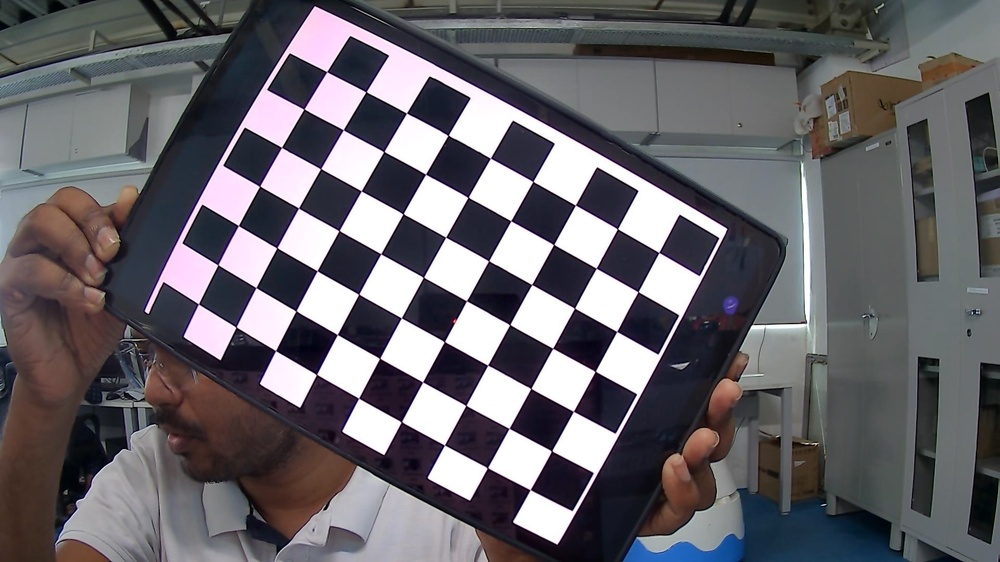
#> input picture image_checker_webcam/WIN_20230428_08_34_01_Pro.jpg, 1000 x 562 px, shrunk from 1920 x 1080 before the run, found by its file name
$ python intrensic_vector.py
#> lines starting #> are read from the running program, lines starting #| are printed output that depends on the picture
import cv2
import numpy as np

def calibrate_camera(image_paths, pattern_size, square_size):
    # Prepare object points, like (0,0,0), (1,0,0), (2,0,0) ..., (7,5,0)
#> called with pattern_size = (9, 6), square_size = 25
    object_points = np.zeros((pattern_size[0] * pattern_size[1], 3), np.float32)
    object_points[:, :2] = np.mgrid[0:pattern_size[0], 0:pattern_size[1]].T.reshape(-1, 2)

    # Arrays to store object points and image points from all images
    object_points_list = []  # 3D points in real world space
    image_points_list = []  # 2D points in image plane

    # Iterate through all calibration images
    for image_path in image_paths:
        # Load the image
        image = cv2.imread(image_path)
#> image is the input picture: shape (562, 1000, 3); mean B, G, R 105.6, 100.2, 102.8
        gray = cv2.cvtColor(image, cv2.COLOR_BGR2GRAY)
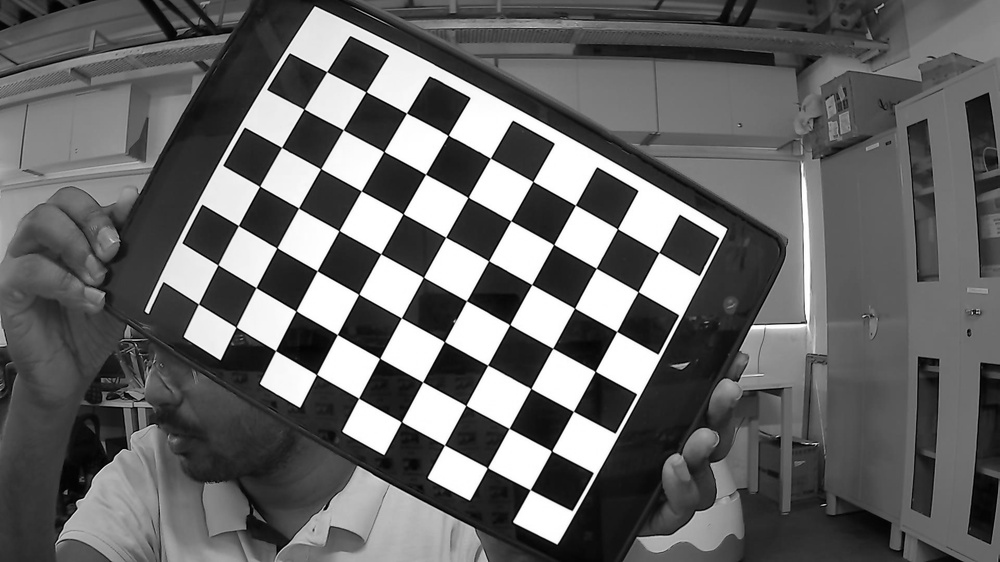
#> gray: shape (562, 1000); min 0, max 255, mean 101.6

        # Find the chessboard corners
        ret, corners = cv2.findChessboardCorners(gray, pattern_size, None)
#> ret = True; corners = 54 rows, first 8: [551.6, 451], [509.2, 428.3], [465.8, 405.4], [422.6, 382], [379.7, 358.3], [337.3, 334.6], [296, 310.8], [255.9, 287.6]

        # If corners are found, add object points and image points
        if ret:
            object_points_list.append(object_points)
            image_points_list.append(corners)
#> pass 2 of the loop in calibrate_camera, `for image_path in image_paths:`:
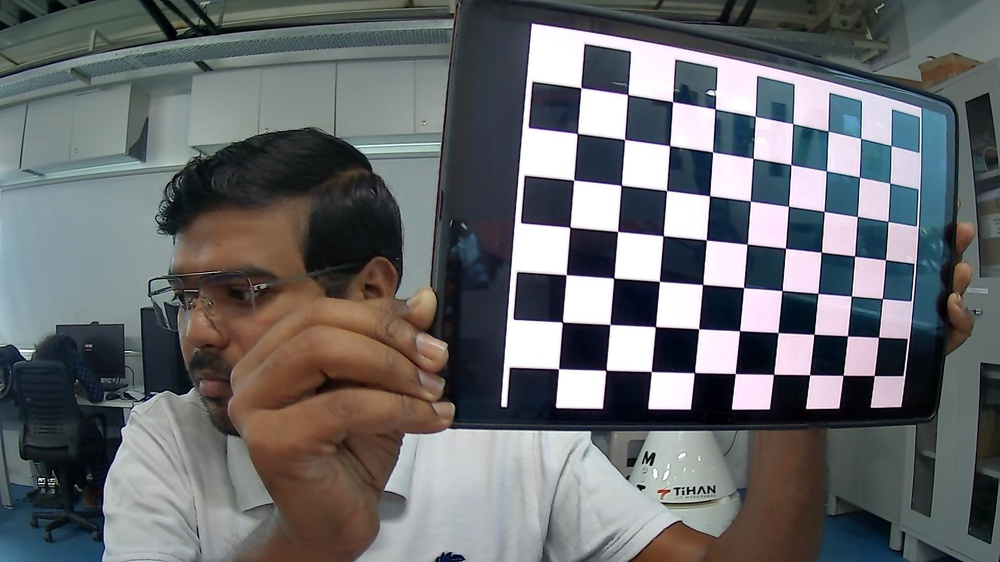
#> input picture image_checker_webcam/WIN_20230428_08_34_48_Pro.jpg, 1000 x 562 px, shrunk from 1920 x 1080 before the run, found by its file name
#> in calibrate_camera, image is the input picture: shape (562, 1000, 3); mean B, G, R 109.3, 107, 104.7
#> in calibrate_camera, `gray = cv2.cvtColor(image, cv2.COLOR_BGR2GRAY)`:
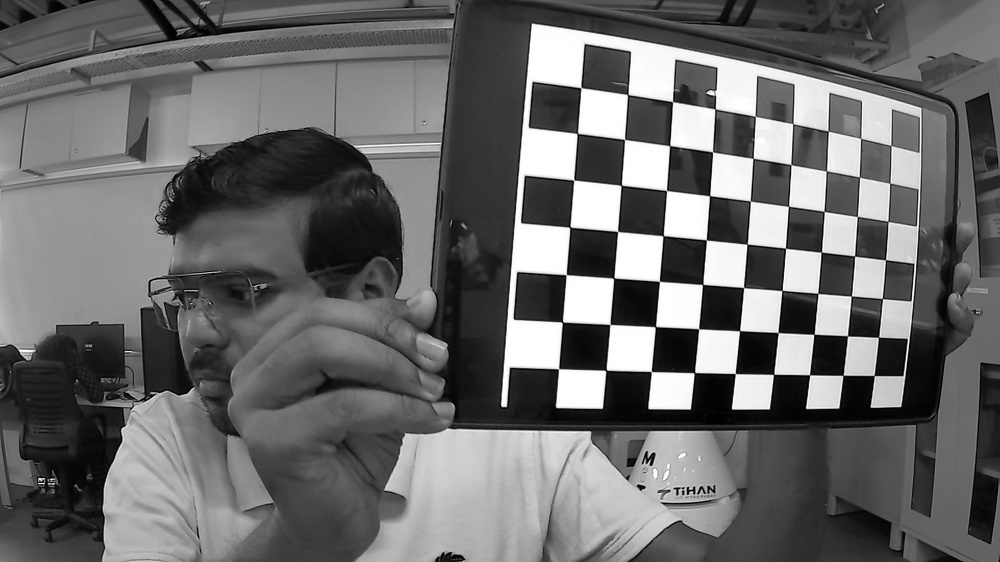
#> gray: shape (562, 1000); min 0, max 255, mean 106.6
#> corners = 54 rows, first 8: [878.4, 337.2], [847.5, 335.8], [813.9, 334.3], [778.1, 332.6], [739.6, 330.8], [698.7, 328.9], [655.4, 326.6], [610.1, 324.5]
#> pass 3 of the loop in calibrate_camera, `for image_path in image_paths:`:
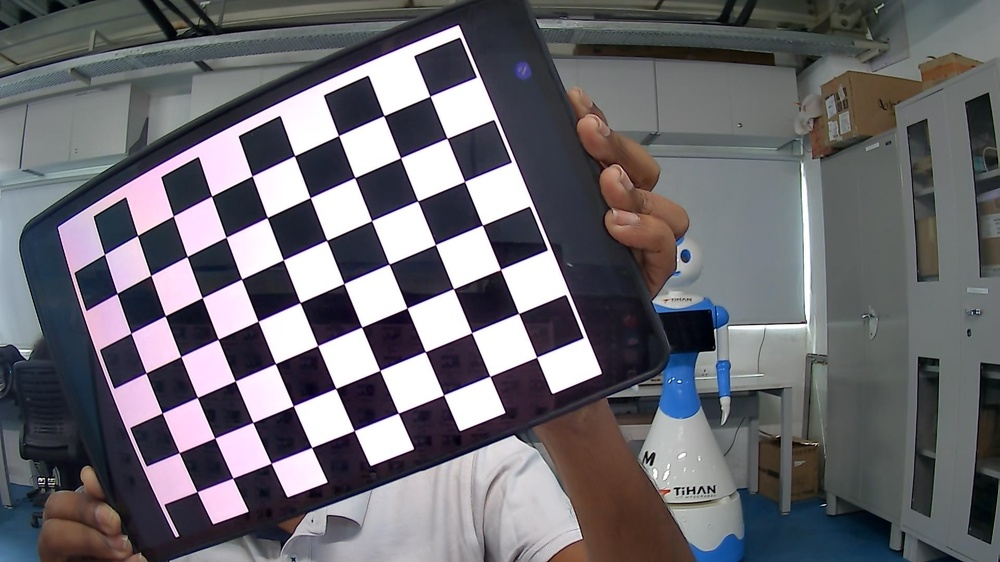
#> input picture image_checker_webcam/WIN_20230428_08_34_19_Pro.jpg, 1000 x 562 px, shrunk from 1920 x 1080 before the run, found by its file name
#> in calibrate_camera, image is the input picture: shape (562, 1000, 3); mean B, G, R 111.1, 105.1, 106.5
#> in calibrate_camera, `gray = cv2.cvtColor(image, cv2.COLOR_BGR2GRAY)`:
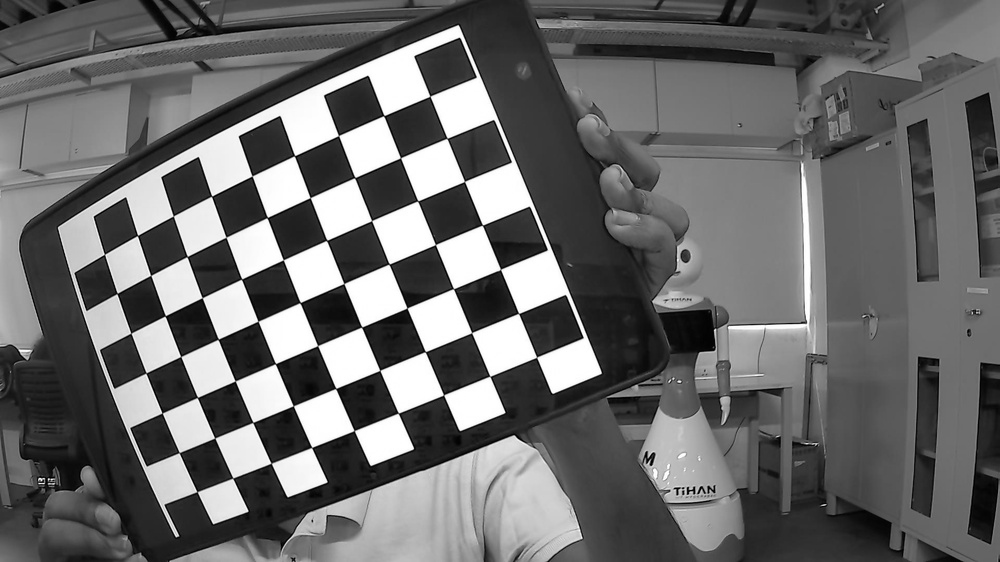
#> gray: shape (562, 1000); min 0, max 255, mean 106.2
#> corners = 54 rows, first 8: [518.6, 313.4], [471.6, 332.6], [425.3, 351.6], [379.8, 370.4], [335.7, 388.5], [293.3, 405.8], [252.8, 422.4], [214.8, 438.1]

    # Perform camera calibration
    ret, camera_matrix, distortion_coeffs, rotation_vectors, translation_vectors = cv2.calibrateCamera(
        object_points_list, image_points_list, gray.shape[::-1], None, None
    )
#> ret = 1.09; camera_matrix = [[2758, 0, 582.3], [0, 2656.5, 314.1], [0, 0, 1]]; distortion_coeffs = [[-6.95, 107.3, -0.0884, -0.154, -1358.3]]; rotation_vectors = ([0.288, -0.319, -2.62], [0.334, 0.171, -3.03], [0.207, 0.35, 2.71]); translation_vectors = ([-0.617, 2.93, 55.52], [7.35, 0.716, 58.44], [-1.16, -0.0221, 52.28])

    return camera_matrix, distortion_coeffs, rotation_vectors, translation_vectors

# Specify the paths to calibration images
image_paths = [
    '/home/radar/Documents/camera/image_checker_webcam/WIN_20230428_08_34_01_Pro.jpg',
    '/home/radar/Documents/camera/image_checker_webcam/WIN_20230428_08_34_48_Pro.jpg',
    '/home/radar/Documents/camera/image_checker_webcam/WIN_20230428_08_34_19_Pro.jpg',
    # Add more calibration images as needed
]

# Specify the size of the calibration pattern (e.g., number of inner corners)
pattern_size = (9, 6)  # Adjust according to your calibration pattern

# Specify the size of the squares in the calibration pattern (in the same units as the coordinates)
square_size = 25  # Adjust according to your calibration pattern

# Call the function to calibrate the camera
camera_matrix, distortion_coeffs, rotation_vectors, translation_vectors = calibrate_camera(
    image_paths, pattern_size, square_size
)
#> camera_matrix = [[2758, 0, 582.3], [0, 2656.5, 314.1], [0, 0, 1]]; distortion_coeffs = [[-6.95, 107.3, -0.0884, -0.154, -1358.3]]

# Print the rotation and translation vectors
for i in range(len(rotation_vectors)):
    print(f"Rotation Vector {i+1}: {rotation_vectors[i]}")
    print(f"Translation Vector {i+1}: {translation_vectors[i]}")
#> this loop made 3 passes
#> (printed output is left out)
